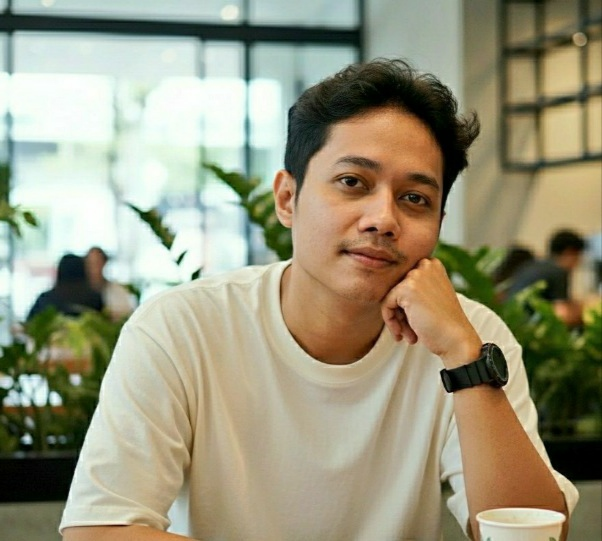
#> input picture IMG-20260615-WA0002(8).jpg, 602 x 541 px
$ python ascii_frame.py '../../IMG-20260615-WA0002(8).jpg' 100 ../../IMG-20261014-WA0000.jpg
#> lines starting #> are read from the running program, lines starting #| are printed output that depends on the picture
#!/usr/bin/env python3
"""
Print a frame as ASCII so it can be inspected without an image viewer.

  python3 scripts/ascii_frame.py frame.png [width=60] [mode=lum|hue]

Characters are about twice as tall as they are wide, so the row count is
derived from the source aspect ratio.

  lum  — 10-step luminance ramp   " .:-=+*#%@"
  hue  — colour family per cell   r red, y yellow, g green, c cyan, b blue,
                                  m magenta, w white/grey, k near-black,
                                  . dark grey
"""
import sys
import numpy as np
from PIL import Image

RAMP = " .:-=+*#%@"


def hue_char(rgb: np.ndarray) -> str:
    r, g, b = float(rgb[0]), float(rgb[1]), float(rgb[2])
    mx, mn = max(r, g, b), min(r, g, b)
    v = mx / 255.0
    if v < 0.10:
        return "k"
    s = 0.0 if mx == 0 else (mx - mn) / mx
    if s < 0.14:
        return "w" if v > 0.45 else "."
    if mx == r:
        return "y" if g > b + 18 else ("m" if b > g + 18 else "r")
    if mx == g:
        return "y" if r > b + 18 else "g"
    return "c" if g > r + 18 else "b"


def main() -> None:
    path = sys.argv[1]
    width = int(sys.argv[2]) if len(sys.argv) > 2 else 60
    mode = sys.argv[3] if len(sys.argv) > 3 else "lum"

    im = Image.open(path).convert("RGB")
#> im is the input picture: PIL image 602x541 RGB; mean R, G, B 154.3, 150.7, 125.5
    w, h = im.size
#> w = 602; h = 541
    rows = max(1, int(width * (h / w) * 0.5))
#> rows = 44
    small = np.asarray(im.resize((width, rows), Image.LANCZOS)).astype(np.float32)
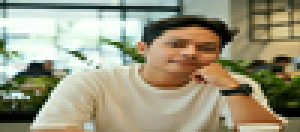
#> small: shape (44, 100, 3) float32 (shown 3 times larger); mean R, G, B 154.4, 150.7, 125.6

    lum = (0.2126 * small[:, :, 0] + 0.7152 * small[:, :, 1] + 0.0722 * small[:, :, 2]) / 255.0
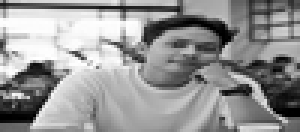
#> lum: shape (44, 100) float32 (shown 3 times larger); min 0, max 1, mean 0.587

    print(f"{path}  {w}x{h}  ->  {width}x{rows}  mode={mode}")
#| ../../IMG-20260615-WA0002(8).jpg  602x541  ->  100x44  mode=../../IMG-20261014-WA0000.jpg
    print("+" + "-" * width + "+")
    for y in range(rows):
        line = []
        for x in range(width):
            if mode == "hue":
                line.append(hue_char(small[y, x]))
            else:
                line.append(RAMP[min(len(RAMP) - 1, int(lum[y, x] * len(RAMP)))])
        print("|" + "".join(line) + "|")
    print("+" + "-" * width + "+")

    # quick numeric summary
    print(
        f"luma  min={lum.min():.3f} mean={lum.mean():.3f} max={lum.max():.3f} "
        f"p05={np.percentile(lum,5):.3f} p95={np.percentile(lum,95):.3f}"
    )
#| luma  min=0.000 mean=0.587 max=1.000 p05=0.113 p95=0.980
    sat = (small.max(axis=2) - small.min(axis=2)) / np.maximum(small.max(axis=2), 1)
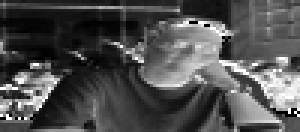
#> sat: shape (44, 100) float32 (shown 3 times larger); min 0, max 1, mean 0.311
    print(f"saturation mean={sat.mean():.3f}  pct_below_0.06_luma={(lum < 0.06).mean()*100:.2f}%")
#| saturation mean=0.311  pct_below_0.06_luma=2.48%


if __name__ == "__main__":
    main()

$ run again, on WhatsApp Image 2026-10-13 at 17.49.41.jpeg
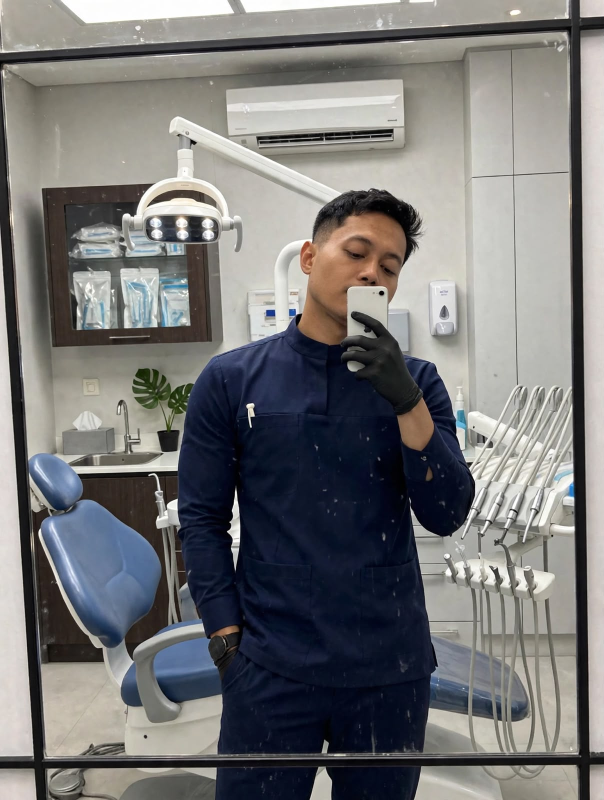
#> input picture WhatsApp Image 2026-10-13 at 17.49.41.jpeg, 1207 x 1600 px (shown at 1/2 size)
#> in main, im is the input picture: PIL image 1207x1600 RGB; mean R, G, B 118.4, 118.1, 118.3
#> in main, `lum = (0.2126 * small[:, :, 0] + 0.7152 * small[:, :, 1] + 0.0722 * sm..`:
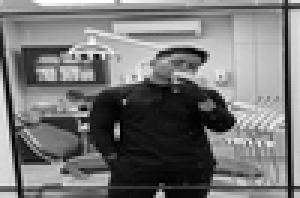
#> lum: shape (66, 100) float32 (shown 3 times larger); min 0, max 1, mean 0.464
#| ../../WhatsApp Image 2026-10-13 at 17.49.41.jpeg  1207x1600  ->  100x66  mode=../../WhatsApp Image 2026-10-13 at 17.49.41.jpeg
#> in main, `sat = (small.max(axis=2) - small.min(axis=2)) / np.maximum(small.max(a..`:
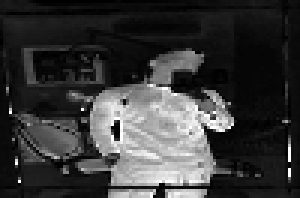
#> sat: shape (66, 100) float32 (shown 3 times larger); min 0, max 1, mean 0.224

$ run again, on WhatsApp Image 2026-10-13 at 18.51.35.jpeg
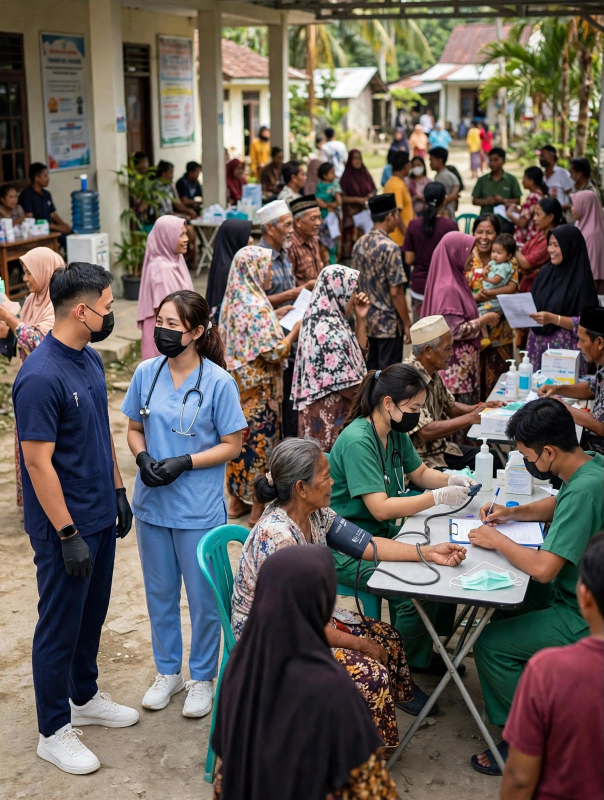
#> input picture WhatsApp Image 2026-10-13 at 18.51.35.jpeg, 1207 x 1600 px (shown at 1/2 size)
#> in main, im is the input picture: PIL image 1207x1600 RGB; mean R, G, B 103.3, 95.3, 89.4
#> in main, `lum = (0.2126 * small[:, :, 0] + 0.7152 * small[:, :, 1] + 0.0722 * sm..`:
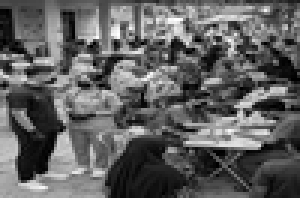
#> lum: shape (66, 100) float32 (shown 3 times larger); min 0, max 1, mean 0.379
#| ../../WhatsApp Image 2026-10-13 at 18.51.35.jpeg  1207x1600  ->  100x66  mode=../../WhatsApp Image 2026-10-13 at 18.51.35.jpeg
#> in main, `sat = (small.max(axis=2) - small.min(axis=2)) / np.maximum(small.max(a..`:
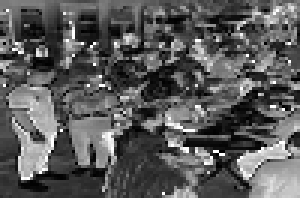
#> sat: shape (66, 100) float32 (shown 3 times larger); min 0, max 1, mean 0.354
